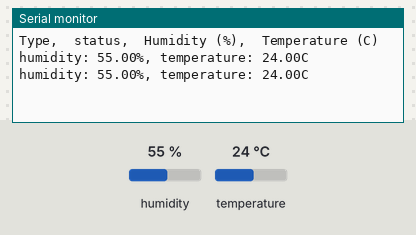
Simulated run of this sketch. Board: Arduino Mega 2560, built with avr-gcc and run on an emulated ATmega2560. Parts: the last lines printed to the serial monitor. Inputs (shaded band) come from the test bench; at power-on: humidity 55 %, temperature 24 °C.

Above: at 3.2 s.
3.3 s: humidity set to 22 %
At 4.6 s:
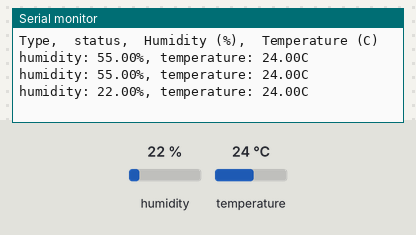
4.8 s: temperature set to 12 °C
At 5.9 s:
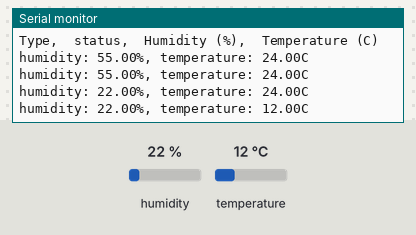
6.3 s: humidity set to 40 %
At 8.0 s:
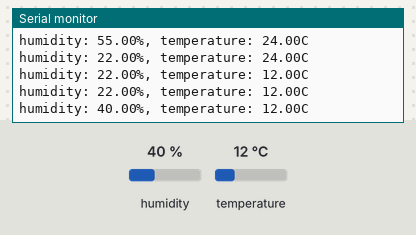
Timing chart, 0 to 9.5 s (numbered marks = the images above; inputs shaded):
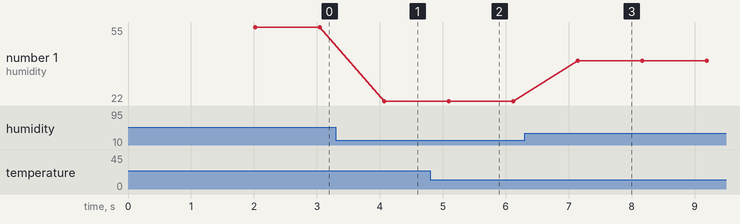

Measured:
- after the input at 3.3 s, the serial monitor: prints a new line after 0.77 s (image 1)
- after the input at 4.8 s, the serial monitor: prints a new line after 0.30 s (image 2)
- after the input at 6.3 s, the serial monitor: prints a new line after 0.84 s (image 3)
- plotted number 1: 55 → 22 after the input at 3.3 s, 22 → 40 after the input at 6.3 s

The sketch:

Project_29.1_Detect_Temperature_Humidity.ino
```cpp
//**********************************************************************
/*
 * Filename    : Temperature and Humidity Sensor
 * Description : Use DHT11 to measure temperature and humidity.Print the result to the serial port.
 * Auther      : http//www.keyestudio.com
*/
//Before using dht11, we need to include a header file.
//Apply for a DHT object and define the pin controlling DHT as GPIO22.
#include <dht.h>

dht DHT;

#define DHT11_PIN 22

void setup(){
  Serial.begin(115200);
  delay(2000);
  Serial.println("Type,\tstatus,\tHumidity (%),\tTemperature (C)");
}

void loop(){
  int chk = DHT.read11(DHT11_PIN);//Read11() is used to read DHT11 data and assign the return value to variable chk.
//If the return value of the read11() function is not equal to DHTLIB_OK, it means that the data reading failed;
//If they equals, humuduty() and temperature() are called to obtain the temperature and humidity data of the
//current environment, and print it out through the serial port.
  if(chk == DHTLIB_OK){
    Serial.println("humidity: " + String(DHT.humidity) + "%, temperature: " + String(DHT.temperature) + "C");
  }else{
    Serial.println("DHT11 Reading data error!");
  }
  delay(1000);
}
//********************************************************************************
```
